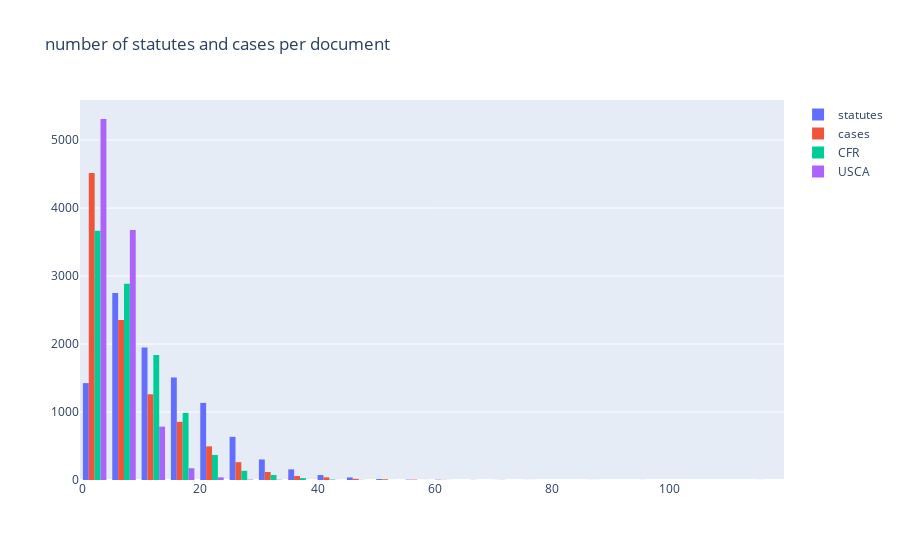

Write notebook code for a chart like this one.
### Markdown cell above
## types of citations

### Code cell
is_statute = lambda citation_variants: any("§" in variant for variant in citation_variants)
is_usca = lambda citation_variants: any("U.S.C.A." in variant for variant in citation_variants)
is_cfr = lambda citation_variants: any("C.F.R." in variant for variant in citation_variants)
count_statutes = lambda citations: sum(is_statute(citation) for citation in citations)
count_cfr = lambda citations: sum(is_cfr(citation) for citation in citations)
count_usca = lambda citations: sum(is_usca(citation) for citation in citations)
count_cases = lambda citations: sum(not is_statute(citation) for citation in citations)

df['num_statues'] = df['citation_vocab'].apply(count_statutes)
df['count_cases'] = df['citation_vocab'].apply(count_cases)
df['count_usca'] = df['citation_vocab'].apply(count_usca)
df['count_cfr'] = df['citation_vocab'].apply(count_cfr)
# df['num_statues'].hist(bins=20, alpha=0.5, label='statutes')
# df['count_cases'].hist(bins=20, alpha=0.5, label='cases')

# draw the same plot in plotly
fig = px.histogram(df, x="num_statues", nbins=50)
fig = px.histogram(df, x="count_cases", nbins=50)
fig = px.histogram(df, x="count_cfr", nbins=50)
fig = px.histogram(df, x="count_usca", nbins=50)

# use go.histogramm to draw the histogram
import plotly.graph_objects as go
fig = go.Figure(data=[go.Histogram(x=df['num_statues'], nbinsx=50, name='statutes'),
                      go.Histogram(x=df['count_cases'], nbinsx=50, name='cases'),
                      go.Histogram(x=df['count_cfr'], nbinsx=50, name='CFR'),
                      go.Histogram(x=df['count_usca'], nbinsx=50, name='USCA'),
                      ])

# add title
fig.update_layout(title_text="number of statutes and cases per document")
fig.show()
figures.append(fig)

### Figure 1 — Plotly figure (JSON) as saved in the notebook; plotly's stock layout.template omitted (floating-point values rounded to 4 significant figures; data arrays with more than 128 entries replaced by an {"elided": "..."} marker saying what was removed)
{"data": [{"name": "statutes", "nbinsx": 50, "type": "histogram", "x": {"elided": "10000 int values"}}, {"name": "cases", "nbinsx": 50, "type": "histogram", "x": {"elided": "10000 int values"}}, {"name": "CFR", "nbinsx": 50, "type": "histogram", "x": {"elided": "10000 int values"}}, {"name": "USCA", "nbinsx": 50, "type": "histogram", "x": {"elided": "10000 int values"}}], "layout": {"title": {"text": "number of statutes and cases per document"}}}
